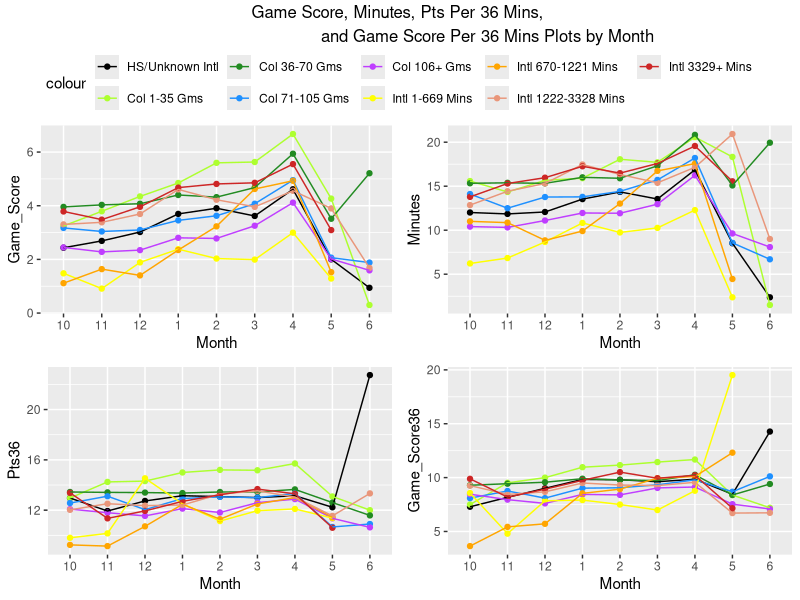
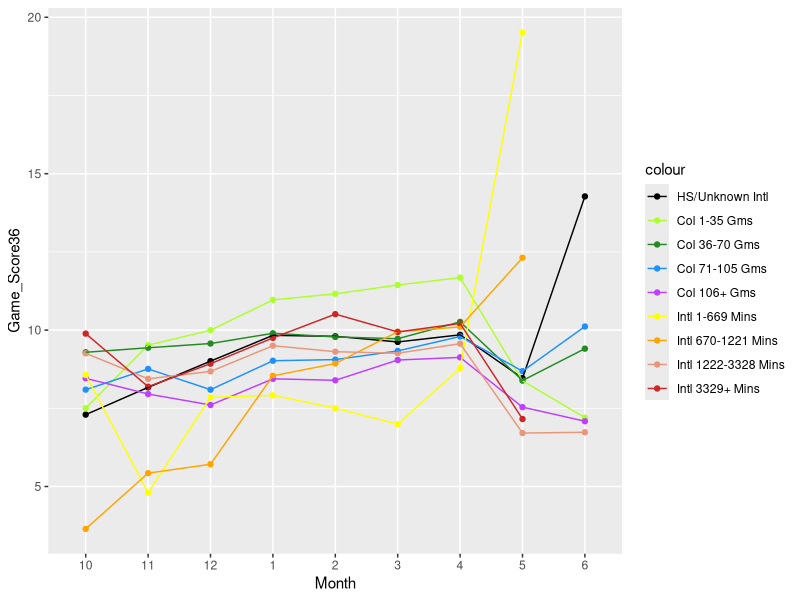

Reproduce these figures in R, in order.
## ---- chunk 1
knitr::opts_chunk$set(echo = TRUE)
## ---- chunk 2
#Ignore this all for now, it's just a bunch of operations


# data=read.csv('PlayersGroupedByMonth.csv')
# par(mfrow=c(2,2))
# plot(data$CollegeGames,data$Minutes)
# plot(data$CollegeGames,data$Pts36,ylim=c(0,30))
# plot(data$CollegeGames,data$Ast36)
# plot(data$CollegeGames,data$TO36)
# 
# bin=rep(0,length(data$br_url))
# #for (i in 1:length(bin)){
#   if (data$College_Games[i] <= 35 && data$College_Games[i] >= 1) {
#   bin[i]=1
#   } else if (data$College_Games[i] >= 36 && data$College_Games[i] <= 70) {
#   bin[i]=2
#   } else if (data$College_Games[i] >= 71 && data$College_Games[i] <= 105) {
#   bin[i]=3
#   } else if (data$College_Games[i] >= 106 && data$College_Games[i] <= 152) {
#   bin[i]=4
#   } else if (data$Intl_Minutes[i] <= 669 && data$Intl_Minutes[i] >= 2) {
#   bin[i]=5
#   } else if (data$Intl_Minutes[i] >= 670 && data$Intl_Minutes[i] <= 1221) {
#   bin[i]=6
#   } else if (data$Intl_Minutes[i] >= 1222 && data$Intl_Minutes[i] <= 3328) {
#   bin[i]=7
#   } else if (data$Intl_Minutes[i] >= 3329 && data$Intl_Minutes[i] <= 13659) {
#   bin[i]=8
# }
# }
# data$bin=bin
# data$minsgroup<-NULL
# #write.csv(data,'PlayersGroupedByMonth2.csv')
# 
# 
# 
# par(mfrow=c(2,2))
# plot(data$Month,data$Minutes,col=data$MinBin)
# plot(data$Month,data$Pts36,col=data$MinBin)
# plot(data$Month,data$Ast36,col=data$MinBin)
# plot(data$Month,data$TO36,col=data$MinBin)
# 
# data$month<-factor(data$Month,levels=c(10,11,12,1,2,3,4,5,6))

## ---- chunk 3
library(ggplot2)
library(ggpubr)
library(grid)
library(gridBase)
data=read.csv('PlayersGroupedByMonthAndBin.csv')
cols <- c("0"="black",'1'='greenyellow','2'='forestgreen','3'='dodgerblue',
          '4'='darkorchid1','5'='yellow','6'='orange','7'='darksalmon','8'='firebrick3')
data$Month<-factor(data$Month,levels=c(10,11,12,1,2,3,4,5,6))
Game_Score36=data$Game_Score/data$Minutes*36
data$Game_Score36=Game_Score36

Game_Score_Plot=ggplot(data, aes(x = Month, y = Game_Score, group = Bin, color = 'Bin')) + 
  geom_point(aes(color = factor(Bin))) + 
  scale_color_manual(values = cols, labels=c('HS/Unknown Intl','Col 1-35 Gms','Col 36-70 Gms',
                                             'Col 71-105 Gms','Col 106+ Gms','Intl 1-669 Mins',
                                             'Intl 670-1221 Mins','Intl 1222-3328 Mins',
                                             'Intl 3329+ Mins')) +
  geom_line(aes(color = factor(Bin)))
Minutes_Plot=ggplot(data, aes(x = Month, y = Minutes, group = Bin, color = 'Bin')) + 
  geom_point(aes(color = factor(Bin))) + 
  scale_color_manual(values = cols, labels=c('HS/Unknown Intl','Col 1-35 Gms','Col 36-70 Gms',
                                             'Col 71-105 Gms','Col 106+ Gms','Intl 1-669 Mins',
                                             'Intl 670-1221 Mins','Intl 1222-3328 Mins',
                                             'Intl 3329+ Mins')) +
  geom_line(aes(color = factor(Bin)))
Pts36_Plot=ggplot(data, aes(x = Month, y = Pts36, group = Bin, color = 'Bin')) + 
  geom_point(aes(color = factor(Bin))) + 
  scale_color_manual(values = cols, labels=c('HS/Unknown Intl','Col 1-35 Gms','Col 36-70 Gms',
                                             'Col 71-105 Gms','Col 106+ Gms','Intl 1-669 Mins','
                                             Intl 670-1221 Mins','Intl 1222-3328 Mins',
                                             'Intl 3329+ Mins')) +
  geom_line(aes(color = factor(Bin)))
Game_Score_36_Plot=ggplot(data, aes(x = Month, y = Game_Score36, group = Bin, color = 'Bin')) + 
  geom_point(aes(color = factor(Bin))) + 
  scale_color_manual(values = cols, labels=c('HS/Unknown Intl','Col 1-35 Gms','Col 36-70 Gms',
                                             'Col 71-105 Gms','Col 106+ Gms','Intl 1-669 Mins',
                                             'Intl 670-1221 Mins','Intl 1222-3328 Mins',
                                             'Intl 3329+ Mins')) +
  geom_line(aes(color = factor(Bin)))
plot=ggarrange(Game_Score_Plot,Minutes_Plot,Pts36_Plot,Game_Score_36_Plot,
               ncol=2,nrow=2,common.legend=TRUE)
annotate_figure(plot,top=text_grob('Game Score, Minutes, Pts Per 36 Mins, 
                                   and Game Score Per 36 Mins Plots by Month'))
#vp1=viewport(x=0,y=0,width=0.5,height=0.5,just=c('left','bottom'))
#vp2=viewport(x=0,y=0.5,width=0.5,height=0.5,just=c('left','bottom'))
#vp3=viewport(x=0.5,y=0,width=0.5,height=0.5,just=c('left','bottom'))
#vp4=viewport(x=0,y=0.5,width=0.5,height=0.5,just=c('left','bottom'))
#print(Game_Score_Plot,vp=vp1)
#print(Minutes_Plot,vp=vp2)
#print(Pts36_Plot,vp=vp3)
#print(Game_Score_36_Plot,vp=vp4)
## ---- chunk 4
# Function
plot_func <- function(plot_name) {
  if (plot_name == "Game_Score") {
    y = data$Game_Score
  } else if (plot_name == "Minutes") {
    y = data$Minutes
  } else if (plot_name == "Pts36") {
    y = data$Pts36
  } else if (plot_name == "Game_Score36") {
    y = data$Game_Score36
  } else {
    print("Plot name not found")
    return()
  }
  ggplot(data, aes(x = Month, y = y, group = Bin, color = 'Bin')) + 
  geom_point(aes(color = factor(Bin))) + 
    scale_color_manual(values = cols, labels=c('HS/Unknown Intl','Col 1-35 Gms','Col 36-70 Gms',
                                               'Col 71-105 Gms','Col 106+ Gms','Intl 1-669 Mins',
                                               'Intl 670-1221 Mins','Intl 1222-3328 Mins',
                                               'Intl 3329+ Mins')) +
  geom_line(aes(color = factor(Bin))) + 
  labs(y = plot_name)
}
plot_func("Game_Score36")
## ---- chunk 5
# Multiple plot function
#
# ggplot objects can be passed in ..., or to plotlist (as a list of ggplot objects)
# - cols:   Number of columns in layout
# - layout: A matrix specifying the layout. If present, 'cols' is ignored.
#
# If the layout is something like matrix(c(1,2,3,3), nrow=2, byrow=TRUE),
# then plot 1 will go in the upper left, 2 will go in the upper right, and
# 3 will go all the way across the bottom.
#
multiplot <- function(..., plotlist=NULL, file, cols=1, layout=NULL) {
  library(grid)

  # Make a list from the ... arguments and plotlist
  plots <- c(list(...), plotlist)

  numPlots = length(plots)

  # If layout is NULL, then use 'cols' to determine layout
  if (is.null(layout)) {
    # Make the panel
    # ncol: Number of columns of plots
    # nrow: Number of rows needed, calculated from # of cols
    layout <- matrix(seq(1, cols * ceiling(numPlots/cols)),
                    ncol = cols, nrow = ceiling(numPlots/cols))
  }

 if (numPlots==1) {
    print(plots[[1]])

  } else {
    # Set up the page
    grid.newpage()
    pushViewport(viewport(layout = grid.layout(nrow(layout), ncol(layout))))

    # Make each plot, in the correct location
    for (i in 1:numPlots) {
      # Get the i,j matrix positions of the regions that contain this subplot
      matchidx <- as.data.frame(which(layout == i, arr.ind = TRUE))

      print(plots[[i]], vp = viewport(layout.pos.row = matchidx$row,
                                      layout.pos.col = matchidx$col))
    }
  }
}
